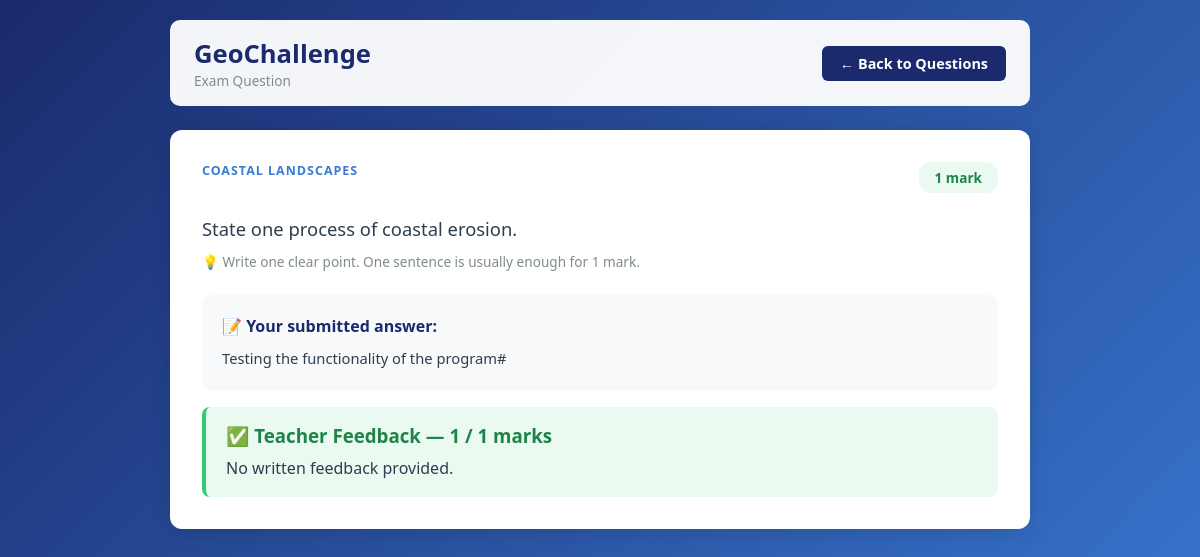
Screenshot of /exam-question/1 (signed in) with the database file from the repository.
### tables this page shows
CREATE TABLE exam_questions (
        id           INTEGER PRIMARY KEY AUTOINCREMENT,
        topic        TEXT    NOT NULL,
        marks        INTEGER NOT NULL,
        question_text TEXT   NOT NULL,
        model_answer  TEXT   NOT NULL
    );

CREATE TABLE exam_responses (
        id              INTEGER PRIMARY KEY AUTOINCREMENT,
        student_id      INTEGER NOT NULL,
        question_id     INTEGER NOT NULL,
        response_text   TEXT    NOT NULL,
        marks_awarded   INTEGER DEFAULT NULL,
        feedback        TEXT    DEFAULT NULL,
        marked          INTEGER DEFAULT 0,
        date_submitted  DATETIME DEFAULT CURRENT_TIMESTAMP,
        FOREIGN KEY (student_id)  REFERENCES students(id),
        FOREIGN KEY (question_id) REFERENCES exam_questions(id)
    );

### app.py (the view, shortened to what this page needs)
@app.route("/exam-question/<int:question_id>", methods=["GET", "POST"])
def exam_question(question_id):
    if not login_required("student"):
        return redirect(url_for("student_login"))
    conn   = get_connection()
    cursor = conn.cursor()
    cursor.execute("SELECT * FROM exam_questions WHERE id = ?", (question_id,))
    question = cursor.fetchone()
    if not question:
        conn.close()
        return redirect(url_for("exam_practice"))
    cursor.execute("""
        SELECT * FROM exam_responses
        WHERE student_id = ? AND question_id = ?
        ORDER BY date_submitted DESC LIMIT 1
    """, (session["user_id"], question_id))
    existing = cursor.fetchone()
    conn.close()
    return render_template(
        "exam-question.html",
        question=dict(question),
        existing=dict(existing) if existing else None,
        error=None
    )

### app.py (called while the page is built)
def get_connection():
    conn = sqlite3.connect("database.db")
    conn.row_factory = sqlite3.Row
    return conn

def login_required(role):
    return "user_id" in session and session.get("role") == role

### templates/exam-question.html (shortened to what this page needs)
<!DOCTYPE html>
<html lang="en">
<head>
</head>
<body>
<div class="container">
    <header>
        <div>
            <h1>GeoChallenge</h1>
            <div style="font-size:0.85rem;color:#7f8c8d;">Exam Question</div>
        </div>
        <a href="/exam-practice" class="btn-back">← Back to Questions</a>
    </header>
    <div class="section-card">
        <div class="q-header">
            <div class="q-topic">{{ question.topic }}</div>
            <span class="mark-badge mark-{{ question.marks }}">{{ question.marks }} mark{% if question.marks != 1 %}s{% endif %}</span>
        </div>
        <div class="q-text">{{ question.question_text }}</div>
        {% if question.marks == 1 %}
        <div class="q-hint">💡 Write one clear point. One sentence is usually enough for 1 mark.</div>
        {% elif question.marks == 4 %}
        <div class="q-hint">💡 Make 4 clear points. Use geographical terminology. Around 80–120 words.</div>
        {% elif question.marks == 6 %}
        <div class="q-hint">💡 Write in detail using Point → Explain → Example structure. Around 150–200 words.</div>
        {% elif question.marks == 8 %}
        <div class="q-hint">💡 This is an extended writing question. Include both sides of an argument, use named examples, and reach a conclusion. Around 250–350 words.</div>
        {% endif %}
        {% if existing %}
            <div class="existing-card">
                <h3>📝 Your submitted answer:</h3>
                <div class="existing-text">{{ existing.response_text }}</div>
            </div>
            {% if existing.marked %}
            <div class="feedback-card">
                <h3>✅ Teacher Feedback — {{ existing.marks_awarded }} / {{ question.marks }} marks</h3>
                <p style="margin-top:8px;color:#2c3e50;line-height:1.6;">
                    {% if existing.feedback %}{{ existing.feedback }}
                    {% else %}No written feedback provided.{% endif %}
                </p>
            </div>
            {% else %}
            <div class="pending-card">
                <h3>⏳ Awaiting Marking</h3>
                <p style="margin-top:6px;color:#7f8c8d;font-size:0.9rem;">Your teacher has not marked this response yet. Check back later.</p>
            </div>
            {% endif %}
        {% endif %}
    </div>
</div>
</body>
</html>

### templates/exam-question.html (style rules this page uses)
* { margin: 0; padding: 0; box-sizing: border-box; font-family: 'Segoe UI', Tahoma, Geneva, Verdana, sans-serif; }
body { background: linear-gradient(135deg, #1a2a6c, #3a7bd5); min-height: 100vh; padding: 20px; }
.container { max-width: 860px; margin: 0 auto; }
header { display: flex; justify-content: space-between; align-items: center; padding: 16px 24px; background: rgba(255,255,255,0.95); border-radius: 10px; margin-bottom: 24px; }
header h1 { font-size: 1.6rem; color: #1a2a6c; }
.btn-back { padding: 8px 18px; background: #1a2a6c; color: white; border-radius: 6px; text-decoration: none; font-weight: 600; font-size: 0.9rem; }
.section-card { background: white; border-radius: 12px; padding: 32px; box-shadow: 0 4px 20px rgba(0,0,0,0.12); margin-bottom: 20px; }
.q-header { display: flex; justify-content: space-between; align-items: flex-start; margin-bottom: 20px; }
.q-topic { font-size: 0.78rem; font-weight: 700; color: #3a7bd5; text-transform: uppercase; letter-spacing: 1px; }
.mark-badge { display: inline-block; padding: 6px 16px; border-radius: 12px; font-size: 0.85rem; font-weight: 700; }
.mark-1 { background: #eafaf1; color: #1e8449; }
.q-text { font-size: 1.15rem; color: #2c3e50; line-height: 1.7; font-weight: 500; margin-bottom: 8px; }
.q-hint { font-size: 0.85rem; color: #7f8c8d; margin-bottom: 24px; }
.existing-card { background: #f8f9fa; border-radius: 10px; padding: 20px; margin-bottom: 16px; }
.existing-card h3 { font-size: 1rem; color: #1a2a6c; margin-bottom: 10px; }
.existing-text { font-size: 0.92rem; color: #2c3e50; line-height: 1.6; white-space: pre-wrap; }
.feedback-card { background: #eafaf1; border-left: 4px solid #2ecc71; border-radius: 8px; padding: 16px 20px; }
.feedback-card h3 { color: #1e8449; margin-bottom: 8px; }

### rows the page displays
exam_questions: topic "COASTAL LANDSCAPES", marks "1", question_text "State one process of coastal erosion."
exam_responses: response_text "Testing the functionality of the program#", marks_awarded "1"
